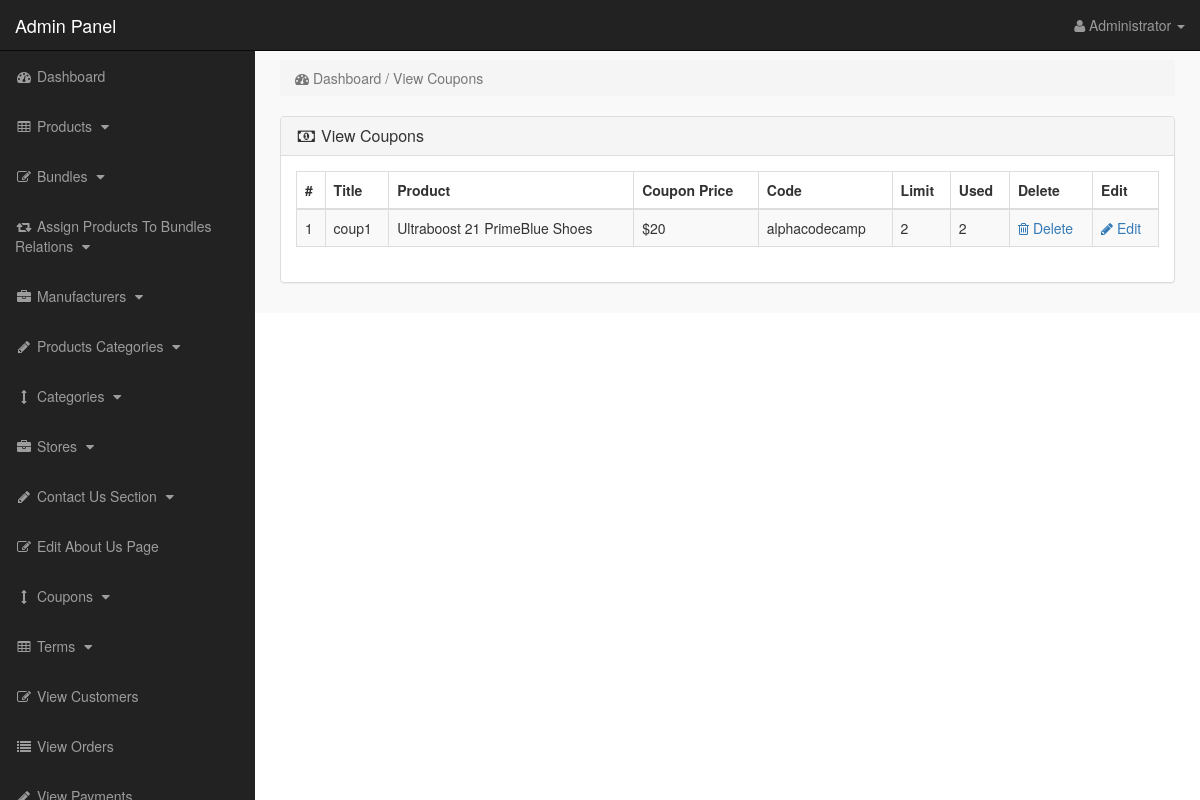
/admin_area/index.php?view_coupons (signed in), run on the app's committed database.
### tables this page shows
CREATE TABLE `coupons` (
  `coupon_id` int(10) NOT NULL,
  `product_id` int(10) NOT NULL,
  `coupon_title` varchar(255) NOT NULL,
  `coupon_price` varchar(255) NOT NULL,
  `coupon_code` varchar(255) NOT NULL,
  `coupon_limit` int(100) NOT NULL,
  `coupon_used` int(100) NOT NULL
);

CREATE TABLE `products` (
  `product_id` int(10) NOT NULL,
  `p_cat_id` int(10) NOT NULL,
  `cat_id` int(10) NOT NULL,
  `manufacturer_id` int(10) NOT NULL,
  `date` timestamp NOT NULL DEFAULT current_timestamp() ON UPDATE current_timestamp(),
  `product_title` text NOT NULL,
  `product_url` text NOT NULL,
  `product_img1` text NOT NULL,
  `product_img2` text NOT NULL,
  `product_img3` text NOT NULL,
  `product_price` int(10) NOT NULL,
  `product_psp_price` int(100) NOT NULL,
  `product_desc` text NOT NULL,
  `product_features` text NOT NULL,
  `product_video` text NOT NULL,
  `product_keywords` text NOT NULL,
  `product_label` text NOT NULL,
  `status` varchar(255) NOT NULL
);

### admin_area/view_coupons.php (the view)
<?php
if(!isset($_SESSION['admin_email'])){
echo "<script>window.open('login.php','_self')</script>";
}
else {
?>
<div class="row">
<div class="col-lg-12">
<ol class="breadcrumb">
<li class="active">
<i class="fa fa-dashboard"></i> Dashboard / View Coupons
</li>
</ol>
</div>
</div>
<div class="row" >
<div class="col-lg-12" >
<div class="panel panel-default">
<div class="panel-heading">
<h3 class="panel-title">
<i class="fa fa-money fa-fw"></i> View Coupons
</h3>
</div>
<div class="panel-body">
<div class="table-responsive">
<table class="table table-bordered table-hover table-striped">
<thead>
<tr>
<th>#</th>
<th>Title  </th>
<th>Product  </th>
<th>Coupon Price  </th>
<th>Code  </th>
<th>Limit  </th>
<th>Used  </th>
<th>Delete  </th>
<th>Edit  </th>
</tr>
</thead>
<tbody>
<?php
$i = 0;
$get_coupons = "select * from coupons";
$run_coupons = mysqli_query($con,$get_coupons);
while($row_coupons = mysqli_fetch_array($run_coupons)){
$coupon_id = $row_coupons['coupon_id'];
$product_id = $row_coupons['product_id'];
$coupon_title = $row_coupons['coupon_title'];
$coupon_price = $row_coupons['coupon_price'];
$coupon_code = $row_coupons['coupon_code'];
$coupon_limit = $row_coupons['coupon_limit'];
$coupon_used = $row_coupons['coupon_used'];
$get_products = "select * from products where product_id='$product_id'";
$run_products = mysqli_query($con,$get_products);
$row_products = mysqli_fetch_array($run_products);
$product_title = $row_products['product_title'];
$i++;
?>
<tr>
<td><?php echo $i; ?></td>
<td><?php echo $coupon_title; ?></td>
<td><?php echo $product_title; ?></td>
<td><?php echo "$$coupon_price"; ?></td>
<td><?php echo $coupon_code; ?></td>
<td><?php echo $coupon_limit; ?></td>
<td><?php echo $coupon_used; ?></td>
<td>
<a href="index.php?delete_coupon=<?php echo $coupon_id; ?>">
<i class="fa fa-trash-o"></i> Delete
</a>
</td>
<td>
<a href="index.php?edit_coupon=<?php echo $coupon_id; ?>">
<i class="fa fa-pencil"></i> Edit
</a>
</td>
</tr>
<?php } ?>
</tbody>
</table>
</div>
</div>
</div>
</div>
</div>
<?php } ?>

### admin_area/includes/sidebar.php (shortened to what this page needs)
<?php
if(!isset($_SESSION['admin_email'])){
echo "<script>window.open('login.php','_self')</script>";
}
else {
?>
<nav class="navbar navbar-inverse navbar-fixed-top" >
<div class="navbar-header" >
<a class="navbar-brand" href="index.php?dashboard" >Admin Panel</a>
</div>
<ul class="nav navbar-right top-nav" >
<li class="dropdown" >
<a href="#" class="dropdown-toggle" data-toggle="dropdown" >
<i class="fa fa-user" ></i>
<?php echo $admin_name; ?> <b class="caret" ></b>
</a>
</li>
</ul>
<div class="collapse navbar-collapse navbar-ex1-collapse">
<ul class="nav navbar-nav side-nav">
<li>
<a href="index.php?dashboard">
<i class="fa fa-fw fa-dashboard"></i> Dashboard
</a>
</li>
<li>
<a href="#" data-toggle="collapse" data-target="#products">
<i class="fa fa-fw fa-table"></i> Products
<i class="fa fa-fw fa-caret-down"></i>
</a>
</li>
<li>
<a href="#" data-toggle="collapse" data-target="#bundles">
<i class="fa fa-fw fa-edit"></i> Bundles
<i class="fa fa-fw fa-caret-down"></i>
</a>
</li>
<li>
<a href="#" data-toggle="collapse" data-target="#relations">
<i class="fa fa-fw fa-retweet"></i> Assign Products To Bundles Relations
<i class="fa fa-fw fa-caret-down"></i>
</a>
</li>
<li>
<a href="#" data-toggle="collapse" data-target="#manufacturers">
<i class="fa fa-fw fa-briefcase"></i> Manufacturers
<i class="fa fa-fw fa-caret-down"></i>
</a>
</li>
<li>
<a href="#" data-toggle="collapse" data-target="#p_cat">
<i class="fa fa-fw fa-pencil"></i> Products Categories
<i class="fa fa-fw fa-caret-down"></i>
</a>
</li>
<li>
<a href="#" data-toggle="collapse" data-target="#cat">
<i class="fa fa-fw fa-arrows-v"></i> Categories
<i class="fa fa-fw fa-caret-down"></i>
</a>
</li>
<li>
<a href="#" data-toggle="collapse" data-target="#store">
<i class="fa fa-fw fa-briefcase"></i> Stores
<i class="fa fa-fw fa-caret-down"></i>
</a>
</li>
<li>
<a href="#" data-toggle="collapse" data-target="#contact_us">
<i class="fa fa-fw fa-pencil"> </i> Contact Us Section
<i class="fa fa-fw fa-caret-down"></i>
</a>
</li>
<li>
<a href="index.php?edit_about_us">
<i class="fa fa-fw fa-edit"></i> Edit About Us Page
</a>
</li>
<li>
<a href="#" data-toggle="collapse" data-target="#coupons">
<i class="fa fa-fw fa-arrows-v"></i> Coupons
<i class="fa fa-fw fa-caret-down"></i>
</a>
</li>
<li>
<a href="#" data-toggle="collapse" data-target="#terms" >
<i class="fa fa-fw fa-table"></i> Terms
<i class="fa fa-fw fa-caret-down"></i>
</a>
</li>
<li>
<a href="index.php?view_customers">
<i class="fa fa-fw fa-edit"></i> View Customers
</a>
</li>
<li>
<a href="index.php?view_orders">
<i class="fa fa-fw fa-list"></i> View Orders
</a>
</li>
<li>
<a href="index.php?view_payments">
<i class="fa fa-fw fa-pencil"></i> View Payments
</a>
</li>
</ul>
</div>
</nav>
<?php } ?>

### admin_area/css/style.css (style rules this page uses)
body { margin-top:100px; }
@media (min-width: 768px) { body { margin-top:50px; } }
.top-nav { padding:0 15px; }
.top-nav>li { display:inline-block; float:left; }
.top-nav>li>a { padding-top:15px; padding-bottom:15px; line-height:20px; color:#999; }
@media (min-width: 768px) { .side-nav { position:fixed; top:51px; width:255px; border-radius:0; overflow-y:auto; background-color: #222; bottom:0; overflow-x:hidden; padding-bottom:40px; } }
@media (min-width: 768px) { .side-nav>li>a { width:255px; } }
.panel-body { border-radius:5px; }

### data on the page
coupons: coupon_title "coup1", product.product_title "Ultraboost 21 PrimeBlue Shoes", coupon_price "20", coupon_code "alphacodecamp", coupon_limit "2", coupon_used "2"

### other printed values
$admin_name "Administrator"
